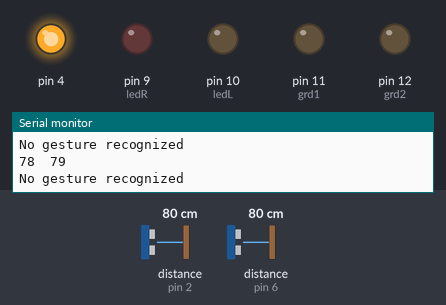
A sketch run on a simulated Arduino Uno, built with avr-gcc and run on an emulated ATmega328P. Parts: output pins drawn as LEDs (lit = HIGH), the last lines printed to the serial monitor. Wiring (inferred from the names in the program): 2 × ultrasonic range finder: trigger pin 3, echo pin 2 / trigger pin 7, echo pin 6. The test bench sets the inputs (shaded band); at power-on: distance to the obstacle (sensors on pin 2, pin 6) 80 cm. The echo pulse lasts 58.3 µs per cm; pins used as bus, display or sensor lines are not drawn.

Above: at 1.3 s.
1.4 s: distance to the obstacle (sensor on pin 2) set to 38 cm
2.9 s: distance to the obstacle (sensor on pin 2) set to 33 cm
At 3.7 s:
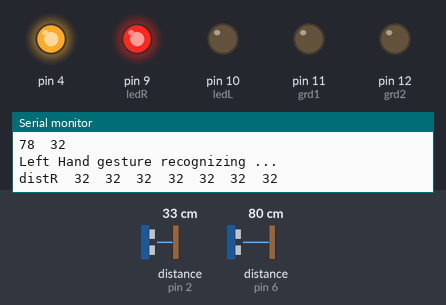
5.9 s: distance to the obstacle (sensor on pin 6) set to 46 cm
8.9 s: distance to the obstacle (sensor on pin 6) set to 39 cm
10.4 s: distance to the obstacle (sensor on pin 6) set to 33 cm
At 12.2 s:
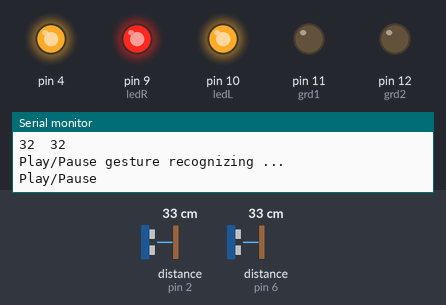
Timing chart, 0 to 13.5 s (numbered marks = the images above; inputs shaded):
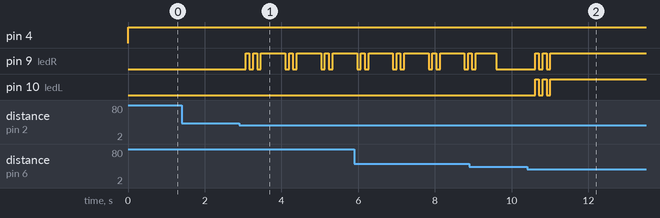

The sketch:

video_player.ino
```cpp
const int trigger1 = 7; //Trigger pin of 1st Sesnor
const int echo1 = 6; //Echo pin of 1st Sesnor
const int trigger2 = 3;
const int echo2 = 2;
const int ledL = 10;
const int ledR = 9;
const int grd1 = 11;
const int grd2 = 12;
const int maxRecoDist = 35;
int distL,distR;
long time_taken;

void setup() {
  Serial.begin(9600);
  pinMode(4,OUTPUT);
  pinMode(trigger1, OUTPUT);
  pinMode(echo1, INPUT);
  pinMode(trigger2, OUTPUT);
  pinMode(echo2, INPUT);
  pinMode(ledL, OUTPUT);
  pinMode(ledR, OUTPUT);
  pinMode(grd1, OUTPUT);
  pinMode(grd2, OUTPUT);
  Serial.println("hello ram ram");
}
int calculate_distance(int trigger, int echo)
{
  digitalWrite(trigger, LOW);
  delayMicroseconds(2);
  digitalWrite(trigger, HIGH);
  delayMicroseconds(10);
  digitalWrite(trigger, LOW);

  time_taken = pulseIn(echo, HIGH);
  int dist= time_taken*0.034/2;
  /*if (dist>60)
    {dist = 60;
    }*/

  return dist;
}

void ledBlink(int led1,int led2)
{
  int bs = 0;
  for(int x=1;x<=5;x++)
  {
    if(bs == 0)
    {
      digitalWrite(led1,HIGH);
      digitalWrite(led2,HIGH);
      bs = 1;
    }
    else
    {
      digitalWrite(led1,LOW);
      digitalWrite(led2,LOW);
      bs = 0;
    }
    delay(100);
  }
}

void ledStop()
{
  digitalWrite(ledL, LOW);
  digitalWrite(ledR, LOW);
}

void loop()
{
  digitalWrite(4,HIGH);
  digitalWrite(grd1, LOW);
  digitalWrite(grd2, LOW);

  distL = calculate_distance(trigger1,echo1);
  distR = calculate_distance(trigger2,echo2);

  Serial.print(distL);
  Serial.print("  ");
  Serial.println(distR);

  //User Not present - will never be true
  if(distL>110 && distR>110)
  {
    Serial.println("userabsent");
    delay(500);
  }
  else if(distL > 10 && distR > 10 && distL < maxRecoDist && distR < maxRecoDist)
  {
    ledBlink(ledL, ledR);
    Serial.println("Play/Pause gesture recognizing ...");
    int Play_Pause = 0;
    int constantDistL = distL;
    int constantDistR = distR;
    for(int x=1;x<=10;x++)
    {
      delay(40);
      distL = calculate_distance(trigger1,echo1);
      distR = calculate_distance(trigger2,echo2);
      if(!(distL < constantDistL-5 || distL > constantDistL+5 || distR < constantDistR-5 || distR > constantDistR+5))
      {
        Play_Pause++;
      }
    }
    if(Play_Pause > 6)
    {
      Serial.println("Play/Pause");
      delay(5000);
    }
    else
    {
      Serial.println("NOT Play/Pause");
    }
    ledStop();
  }
  else if(distL > 5 && distL < maxRecoDist && distR > 40)
  {
    int volumeUp = 0;
    int volumeDown = 0;
    ledBlink(ledL, ledL);
    Serial.println("Right Hand gesture recognizing ...");
    Serial.print("distL");
    for(int x=1;x<=10;x++)
    {
      delay(40);
      int prevDist = distL;
      distL = calculate_distance(trigger1,echo1);

      Serial.print("  ");
      Serial.print(distL);
      if(distL > prevDist)
      {
        volumeDown++;
      }
      else if(distL < prevDist)
      {
        volumeUp++;
      }
    }
    Serial.println();
    if(volumeUp > 5)
    {
      Serial.println("Vup");
      delay(500);
    }
    else if(volumeDown > 5)
    {
      Serial.println("Vdown");
      delay(500);
    }
    else
    {
      Serial.println("No Right Hand gesture recognized");
    }
    ledStop();
  }
  else if(distR > 5 && distR < maxRecoDist && distL > 40)
  {
    int fow = 0;
    int rew = 0;
    ledBlink(ledR, ledR);
    Serial.println("Left Hand gesture recognizing ...");
    Serial.print("distR");
    for(int x=1;x<=10;x++)
    {
      delay(40);
      int prevDist = distR;
      distR = calculate_distance(trigger2,echo2);

      Serial.print("  ");
      Serial.print(distR);
      if(distR > prevDist)
      {
        rew++;
      }
      else if(distR < prevDist)
      {
        fow++;
      }
    }
    Serial.println();
    if(fow > 5)
    {
      Serial.println("Forward");
      delay(500);
    }
    else if(rew > 5)
    {
      Serial.println("Rewind");
      delay(500);
    }
    else
    {
      Serial.println("No Left Hand gesture recognized");
    }
    ledStop();
  }
  else
  {
    Serial.println("No gesture recognized");
    delay(500);
  }

}
```

Measured:
- the behaviour switches between 36 and 35 cm on distance to the obstacle (sensor on pin 2) (found by bisection; images 0 and 1)
- the behaviour switches between 36 and 35 cm on distance to the obstacle (sensor on pin 6) (found by bisection; images 1 and 2)
- after the input at 2.9 s, pin 9 (ledR): LOW → HIGH after 0.17 s, then repeats every 0.93 s: LOW 0.10 s, HIGH 0.10 s, LOW 0.10 s, HIGH 0.63 s
- after the input at 10.4 s, pin 9 (ledR), pin 10 (ledL): alternates HIGH for 0.10 s and LOW for 0.10 s, 5 changes in all, then stays HIGH, starting after 0.21 s
